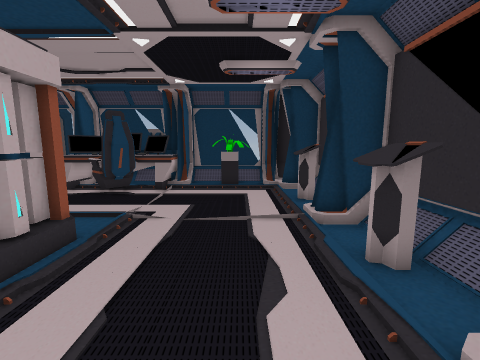
[1] (above)

24 first-person views from a walk through a Unity game level. The camera is 1.24 m above the floor, tilts 8° down and sees 90° across. Doors are open. The floor is counted in squares, 0.52 m on a side. Each view is taken from the middle of a square. On the plan, view 1 faces up. The plan holds only what a view shows up to about 16 squares ahead; the rest is blank. The player is left out.

[2]
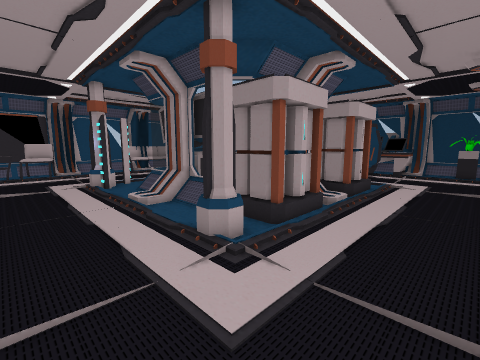

[3]
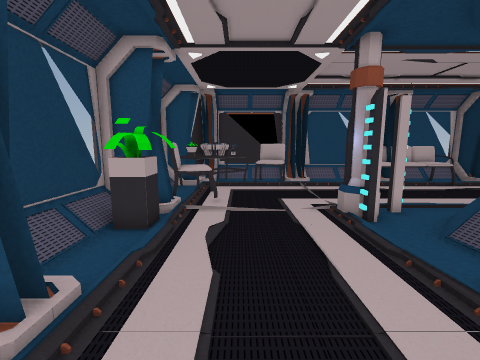

[4]
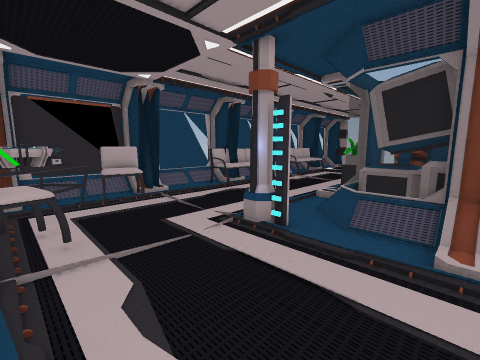

[5]
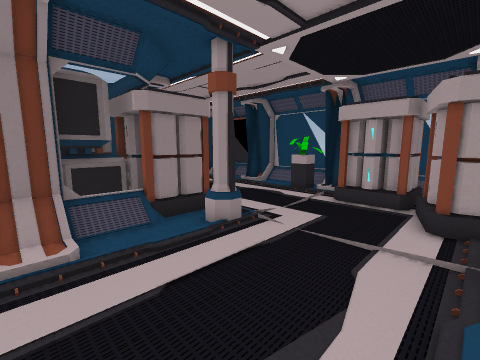

[6]
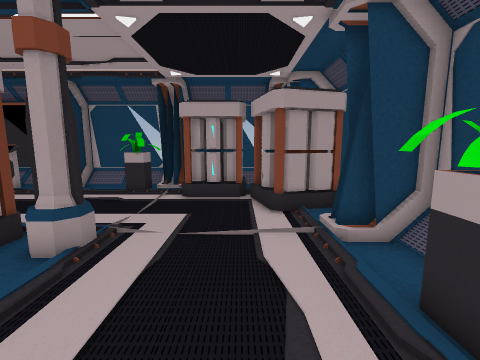

[7]
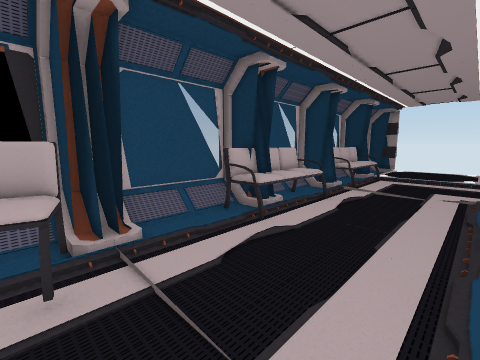

[8]
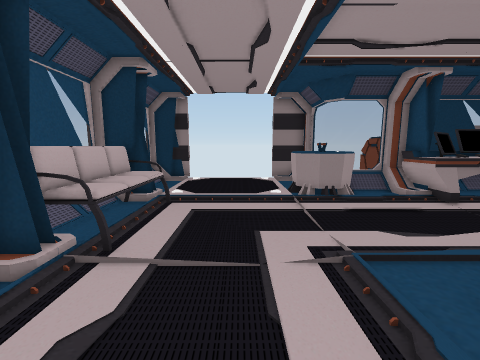

[9]
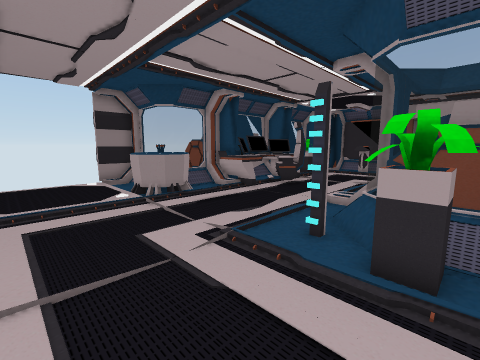

[10]
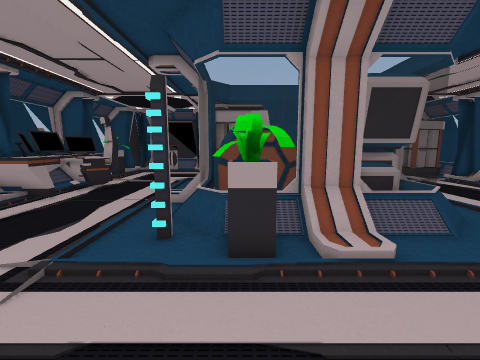

[11]
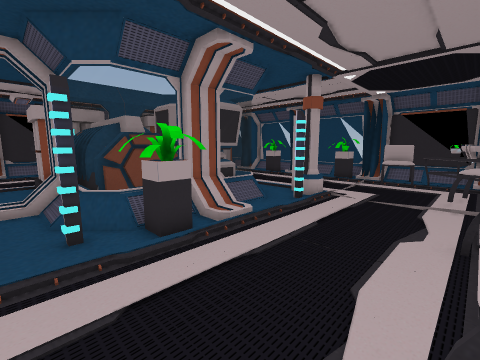

[12]
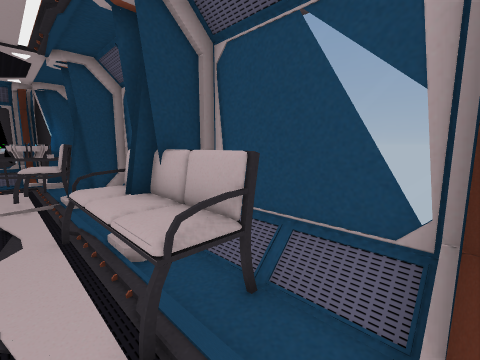

[13]
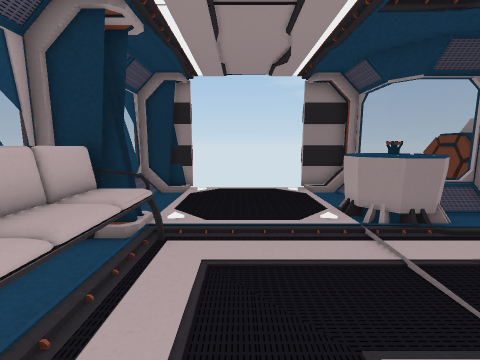

[14]
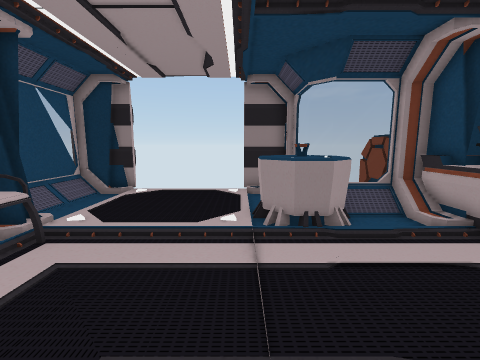

[15]
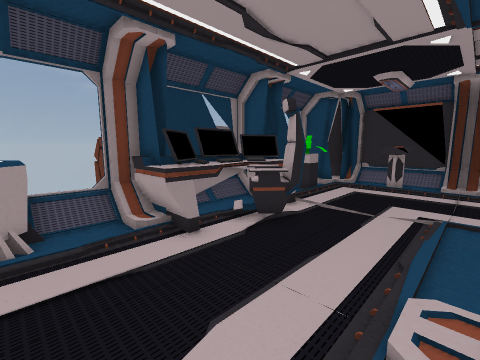

[16]
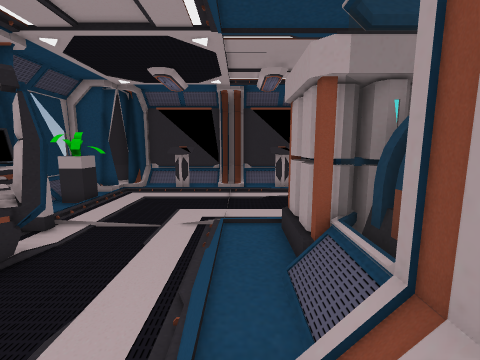

[17]
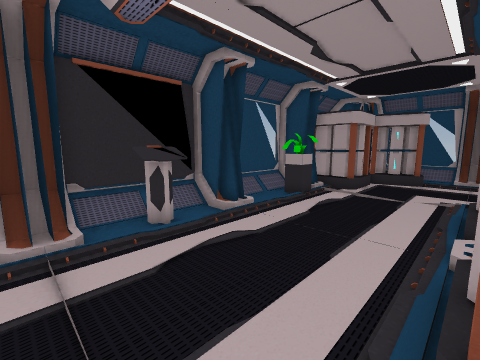

[18]
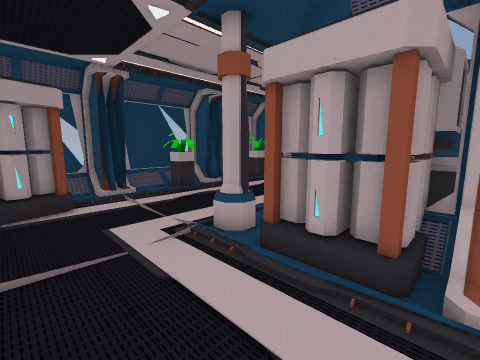

[19]
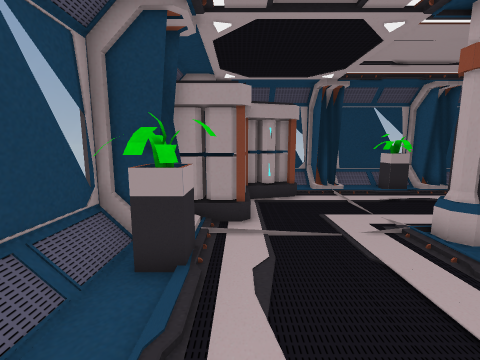

[20]
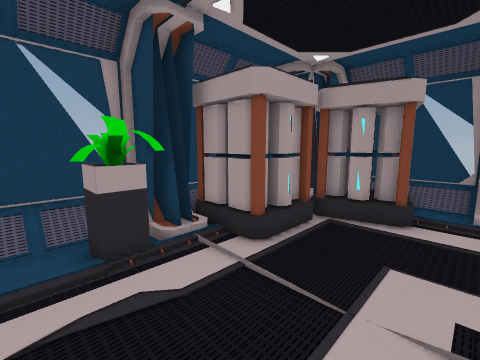

[21]
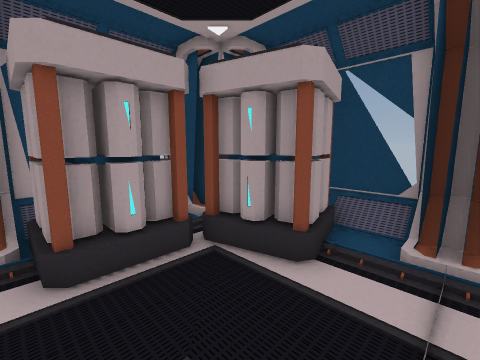

[22]
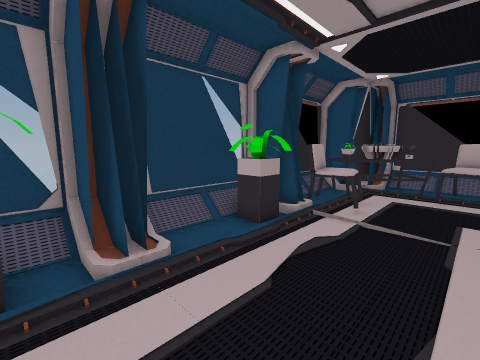

[23]
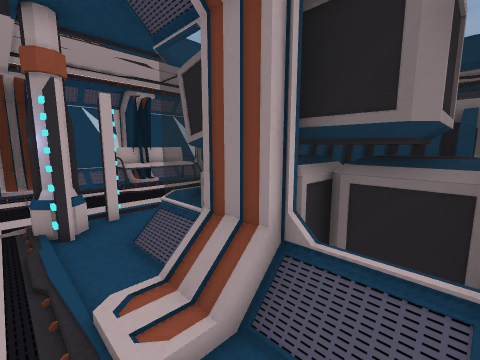

[24]
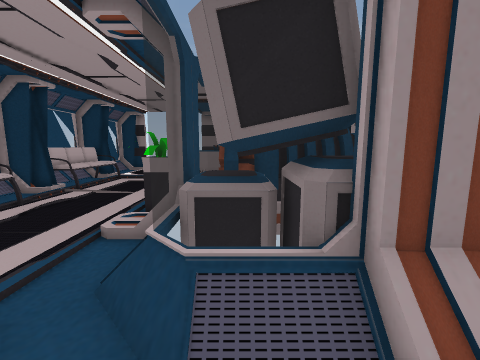

### Floor plan
Key: @ floor where view 1 was taken; # wall or solid block; . main floor; : floor 0.25 m higher than the main floor; / step, stairs or slope; D open door; = window, fence, low wall or low ledge; E desk; P plant; C console; B battery; L column; H chair; T table; S sofa; O other object.
Columns run from 24 left of view 1 to 5 right of it. Each row starts with its distance up from view 1.
 20   #DDDDDD#
 19 ###DDDDDD###  O
 18 # ......:./=  OO
 17 #......... =  OO    O
 16 #........OO##=##OO########
 15  .......:OOO /#EEEEE##///##
 14  ##:...::OOO..EEEEEEE#.PP ##
 13  ##S..........EEEEEEE......##
 12 ###S............ OOO........#
 11 #SSS.............OO.......CC#
 10 ##SS......................CC#
  9  #SS........................#
  8  #SS.......................##
  7 ###...........:/...........##
  6 =.........# //##//..........#
  5 #.SS......#===##==BB......CC#
  4 =#SS.....PPOOOOOOB# ......CC#
  3 ##SS.....P:OOO  OB# ........#
  2 ##SS.....:##OOOOOO#//......##
  1 ##SS...../##    OO#//......##
  0 #SSS....../OOOOOOO#.....@...#
 -1 #......... OOOOOOO#B......:.#
 -2 #........##===##=#BB......PP#
 -3 #........#.///##...B......PP#
 -4 ###......L....:....LL......##
 -5 ##HH.......................##
 -6 #.HHH....................BBB#
 -7 #.HH.....................BBB#
 -8 #.TT.....................BBB##
 -9 #TOOO.HH...............BBB..=
-10 ##OOOTHH .......P. ....BB .##
-11  ##TTTHH##PP..##....##.BB ##
-12   ####   ##################
-13    #####

Where each view was taken, in squares from view 1:
view 1: 0 up, 0 right, facing up
view 2: 8 down, 0 right, facing up-left
view 3: 8 down, 7 left, facing left
view 4: 10 down, 10 left, facing up-left
view 5: 10 down, 10 left, facing up-right
view 6: 8 down, 10 left, facing right
view 7: 6 down, 16 left, facing up-left
view 8: 3 up, 18 left, facing up
view 9: 3 up, 20 left, facing up-right
view 10: 4 up, 20 left, facing right
view 11: 7 up, 21 left, facing down-right
view 12: 7 up, 20 left, facing down-left
view 13: 7 up, 19 left, facing up
view 14: 7 up, 16 left, facing up
view 15: 7 up, 13 left, facing up-right
view 16: 7 up, 11 left, facing right
view 17: 8 up, 4 left, facing down-right
view 18: 1 up, 0 right, facing down-left
view 19: 2 up, 1 right, facing down
view 20: 1 down, 3 left, facing down-right
view 21: 5 down, 4 left, facing down-right
view 22: 6 down, 8 left, facing down-left
view 23: 5 down, 7 left, facing up-left
view 24: 5 down, 12 left, facing up
